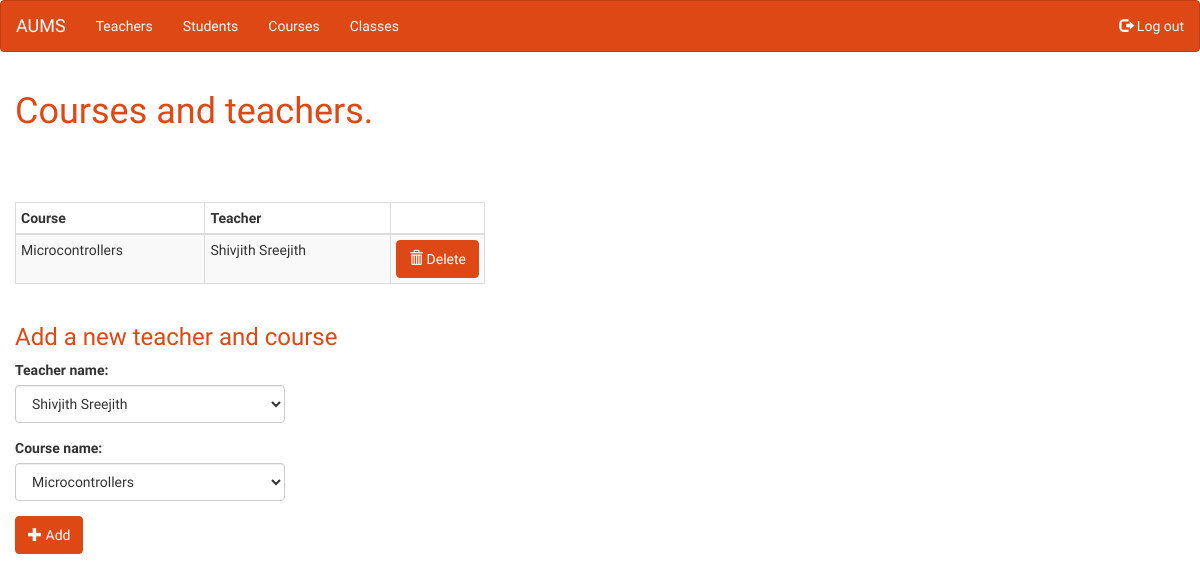
Before: /admin/class/1/courses/ (signed in) with the older database file.
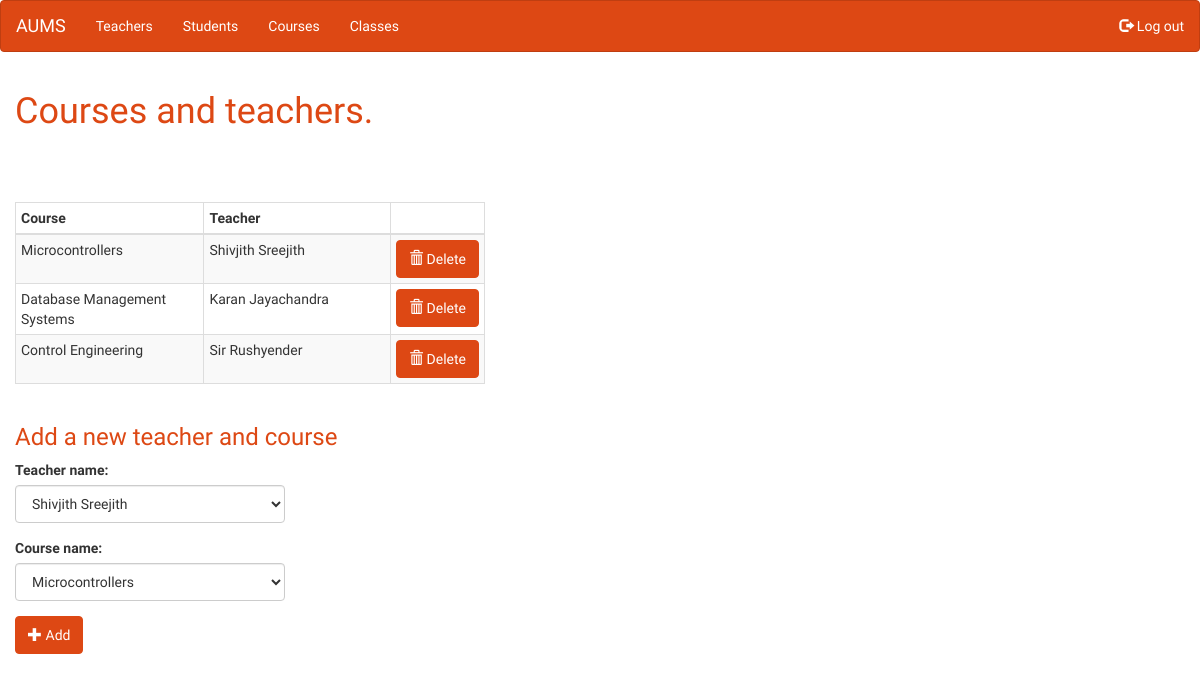
After: the same page with the newer database file.
### tables this page shows
CREATE TABLE attendance_course(
	aid integer primary key,
	teacherid varchar(20) references teacher,
	classid integer references class,
	courseno varchar(10) references course,
	total integer
	);

CREATE TABLE course(
	courseno varchar(10) primary key,
	coursename varchar(100)
	);

CREATE TABLE teacher(
	teacherid varchar(20) primary key,
	name varchar(100),
	password varchar(100)
	);

### admin_views.py (the view)
def view_class_courses(key):
	"""
	List of courses for each class. Contains a small form at the end to add a new course.
	"""
	check_login()
	return render_template('admin/view_class_courses.html', course_teacher_list = get_course_teacher_list(flask.g.db, key), classid = key,
			teacher_list = get_teacher_list(flask.g.db), course_list = get_course_list(flask.g.db))

### admin_views.py (called while the page is built)
def check_login():
	if not flask.session.get('admin_logged_in'):
		flask.abort(401)

def get_teacher_list(db):
	return rows_to_stringdicts(db.execute('select teacherid, name from teacher').fetchall())

def get_course_list(db):
	return rows_to_stringdicts(db.execute('select * from course').fetchall())

def rows_to_stringdicts(rows):
	new_rows = [dict(zip(row.keys(), [str(x) for x in row])) for row in rows]
	return new_rows

def get_course_teacher_list(db, classid):
	query = """select aid, teacher.name, course.coursename
			from attendance_course inner join course
			on attendance_course.courseno=course.courseno
			inner join teacher
			on attendance_course.teacherid=teacher.teacherid
			where classid=?;"""
	return rows_to_stringdicts(db.execute(query, [classid]).fetchall())

### main.py (called while the page is built)
def connect_db():
	rv = sqlite3.connect(app.config['DATABASE'])
	rv.row_factory = sqlite3.Row
	return rv

@app.before_request
def before_request():
	flask.g.db = connect_db()

@app.teardown_request
def teardown_request(exception):
	if hasattr(flask.g, 'db'):
		flask.g.db.close()

### templates/admin/view_class_courses.html (shortened to what this page needs)
{% extends "admin/base.html" %}
{% block heading %}
<h1 class="text-primary">Courses and teachers.</h1>
{% endblock %}
{% block body %}
<div class="row">
	<div class="col-sm-5">
		<table class="table table-striped table-bordered table-hover table-condensed">
			<thead>
				{% if course_teacher_list|length > 0 %}
				<tr>
					<th>Course</th>
					<th>Teacher</th>
					<th></th>
				</tr>
				{% endif %}
			</thead>
			<tbody>
				{% for row in course_teacher_list %}
				<tr>
					<td class="col-sm-5">{{ row.coursename }}</td>
					<td class="col-sm-5">{{ row.name }}</td>
					<td class="col-sm-2">
						<a href="{{ url_for('delete_confirm', table_name='attendance_course', entry_key=row.aid, redirect_path=request.path) }}"
						class="btn btn-primary">
							<span class="glyphicon glyphicon-trash"></span>
							Delete
						</a>
					</td>
				</tr>
				{% endfor %}
			</tbody>
		</table>
	</div>
	<div class="col-sm-7">
	</div>
</div>
<h3 class="text-primary">Add a new teacher and course</h3>
<div class="row">
	<div class="col-sm-3">
		<form action="{{ url_for('view_class_courses_post') }}" method="post" role="form">
			<div class="form-group">
				<label for="teacherid">Teacher name:</label>
				<select name="teacherid" id="teacherid" class="form-control">
					{% for row in teacher_list %}
					<option value="{{ row.teacherid }}" class="form-control">{{ row.name }}</option>
					{% endfor %}
				</select>
			</div>
			<div class="form-group">
				<label for="courseno">Course name:</label>
				<select name="courseno" id="courseno" class="form-control">
					{% for row in course_list %}
					<option value="{{ row.courseno }}" class="form-control">{{ row.coursename }}</option>
					{% endfor %}
				</select>
			</div>
			<button type="submit" class="btn btn-primary">
				<span class="glyphicon glyphicon-plus"></span>
				Add
			</button>
		</form>
	</div>
	<div class="col-sm-9">
	</div>
</div>
{% endblock %}

### templates/admin/base.html (shortened to what this page needs)
{% extends "base.html" %}
{% block sub %}
<nav class="navbar navbar-default">
	<div class="container-fluid">
		<div class="navbar-header">
			<a class="navbar-brand" href="{{ url_for('admin_home') }}">AUMS</a>
		</div>
		<div>
			{% set navigation_bar = [
				(url_for('view_teacher_list'), 'view_teacher_list', 'Teachers'),
				(url_for('view_student_list'), 'view_student_list', 'Students'),
				(url_for('view_course_list'), 'view_course_list', 'Courses'),
				(url_for('view_class_list'), 'view_class_list', 'Classes')
			] -%}
			{% set active_page = active_page|default('admin_home') -%}
			<ul class="nav navbar-nav">
				{% for href, endpoint, caption in navigation_bar %}
				<li {% if endpoint == active_page %} class="active" {% endif %}>
					<a href="{{ href|e }}">{{ caption|e }}</a>
				</li>
				{% endfor %}
			</ul>
			<ul class="nav navbar-nav navbar-right">
				<li>
					<a href="{{ url_for('logout') }}">
						<span class="glyphicon glyphicon-log-out"></span>
						Log out
					</a>
				</li>
			</ul>
		</div>
	</div>
</nav>
<div class="container-fluid">
	{% block heading %}{% endblock %}
	<br>
	<br>
	<br>
	{% block body %}
	{% endblock %}
</div>
{% endblock %}

### templates/base.html (shortened to what this page needs)
<!DOCTYPE HTML>
<html>
	<head>
		<link rel="stylesheet" type="text/css" href="{{ url_for('static', filename='css/bootstrap.min.css') }}">
	</head>
	<body>
		{% block sub %}
		{% endblock %}
	</body>
</html>

Changed rows visible on the page:
added attendance_course: coursename "Database Management Systems", name "Karan Jayachandra"
added attendance_course: coursename "Control Engineering", name "Sir Rushyender"
